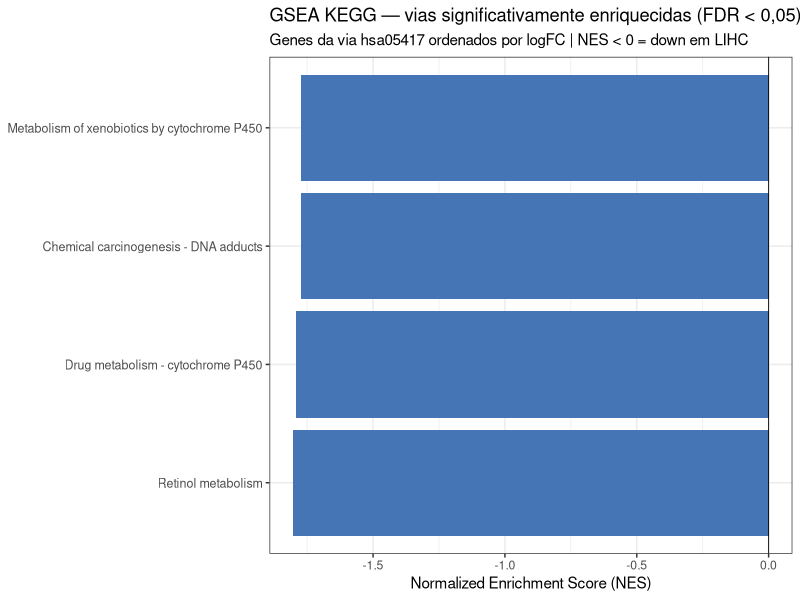

R code for this plot:
suppressPackageStartupMessages({library(ggplot2); library(dplyr)})
d <- read.csv("results/enrichment/GSEA_KEGG.csv", stringsAsFactors = FALSE)
d <- d[!is.na(d$ID) & d$ID != "" & !is.na(d$NES), ]
d <- d[!is.na(d$p.adjust) & d$p.adjust < 0.05, ]
cat("GSEA KEGG significativos:", nrow(d), "\n")
if (nrow(d) > 0) {
  d <- d %>% arrange(NES)
  d$Description <- gsub(" - ", " - ", d$Description)
  p <- ggplot(d, aes(x = reorder(Description, NES), y = NES, fill = NES < 0)) +
    geom_col() +
    coord_flip() +
    scale_fill_manual(values = c("TRUE" = "#4575B4", "FALSE" = "#D73027"),
                      guide = "none") +
    geom_hline(yintercept = 0, linewidth = 0.3) +
    labs(x = NULL, y = "Normalized Enrichment Score (NES)",
         title = "GSEA KEGG — vias significativamente enriquecidas (FDR < 0,05)",
         subtitle = "Genes da via hsa05417 ordenados por logFC | NES < 0 = down em LIHC") +
    theme_bw(base_size = 11) +
    theme(axis.text.y = element_text(size = 9))
  ggsave("results/enrichment/GSEA_KEGG_barplot.png", p,
         width = 9, height = 4.5, dpi = 300)
  cat("Figura salva: results/enrichment/GSEA_KEGG_barplot.png\n")
}
